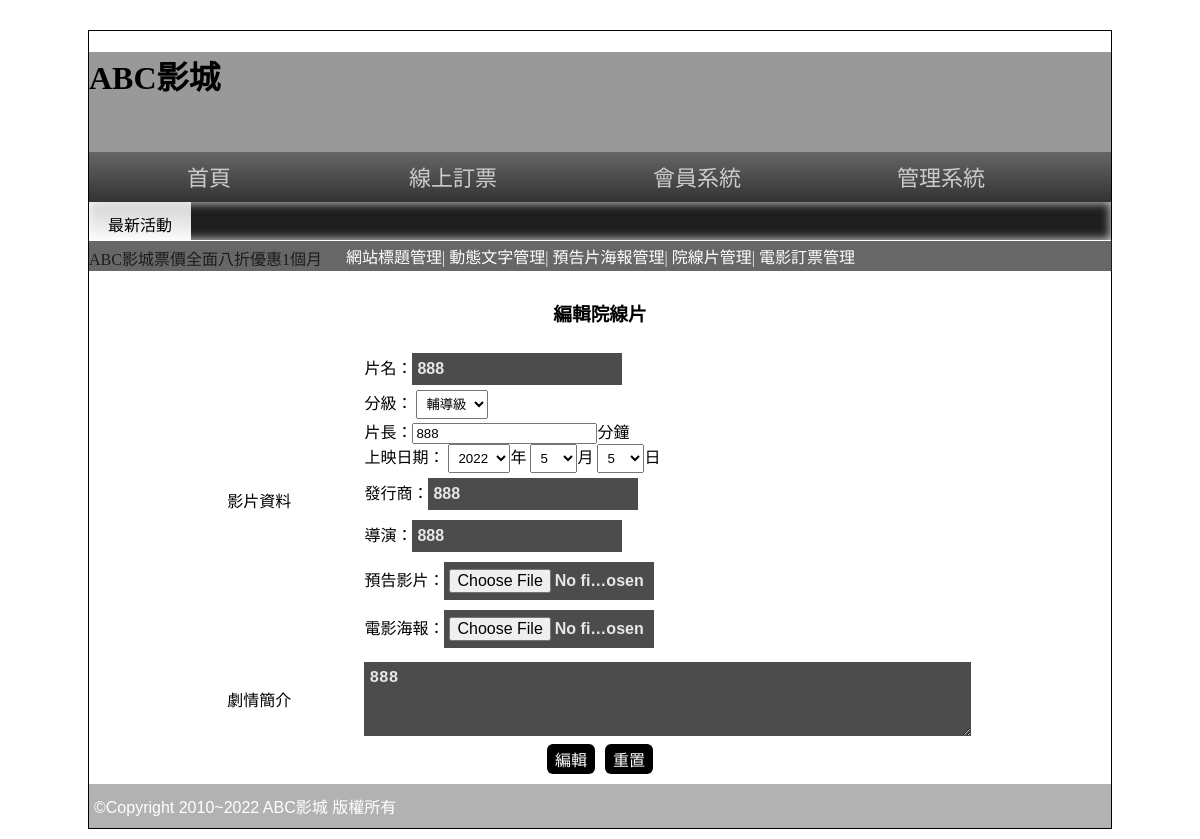
Page /back.php?do=edit_movie&id=4 (signed in) on the committed database.
### tables this page shows
CREATE TABLE `movie` (
  `id` int(11) UNSIGNED NOT NULL,
  `name` varchar(64) NOT NULL,
  `level` varchar(10) NOT NULL,
  `length` int(11) UNSIGNED NOT NULL,
  `ondate` varchar(11) NOT NULL,
  `publish` text NOT NULL,
  `director` text NOT NULL,
  `trailer` text NOT NULL,
  `poster` text NOT NULL,
  `intro` text NOT NULL,
  `rank` int(11) UNSIGNED NOT NULL,
  `sh` int(1) UNSIGNED NOT NULL
);

### base.php (called while the page is built, shortened)
<?php
class DB{
    protected $table;
    protected $dsn="mysql:host=localhost;charset=utf8;dbname=db24_3";
    protected $pdo;
function __construct($table){
    $this->table=$table;
    $this->pdo=new PDO($this->dsn,'root','');
}
function find($id){
    $sql="SELECT * FROM $this->table WHERE ";
        if(is_array($id)){
            foreach($id as $key => $val){
                $tmp[]="`$key`='$val'";
            }
            $sql.= join(" AND ",$tmp);
        }else{
            $sql.= "`id`='$id'";
        }
    return $this->pdo->query($sql)->fetch(PDO::FETCH_ASSOC);
}
}
$Movie=new DB('movie');
?>

### back/edit_movie.php (the view, shortened to what this page needs)
<?php
$row=$Movie->find($_GET['id']);
$year=(int)explode('-',$row['ondate'])[0];
$month=(int)explode('-',$row['ondate'])[1];
$day=(int)explode('-',$row['ondate'])[2];
?>
<h3 class="ct">編輯院線片</h3>
<form action="./api/edit_movie.php" method="post" enctype="multipart/form-data">
<table style="width:75%; margin:auto">
    <tr>
        <td>影片資料</td>
        <td>
            <div><label>片名：</label><input type="text" name="name" value="<?=$row['name'];?>"></div>
            <div><label>分級：</label>
                <select name="level" >
                    <option value="輔導級" <?=($row['level']=='輔導級')?'selected':'';?>>輔導級</option>
                </select>
            </div>
            <div><label>片長：</label><input type="number" name="length" value="<?=$row['length'];?>">分鐘</div>
            <div><label>上映日期：</label>
            <select name="year">
                <option value="2022" <?=($year==2022)?'selected':'';?>>2022</option>
            </select>年
            <select name="month">
                <option value="5" <?=($month==5)?'selected':'';?>>5</option>
            </select>月
            <select name="day">
            <?="<option value='{$day}'>{$day}</option>";?>
            </select>日
            </div>
            <div><label>發行商：</label><input type="text" name="publish" value="<?=$row['publish'];?>"></div>
            <div><label>導演：</label><input type="text" name="director" value="<?=$row['director'];?>"></div>
            <div><label>預告影片：</label><input type="file" name="trailer"></div>
            <div><label>電影海報：</label><input type="file" name="poster"></div>
        </td>
    </tr>
    <tr>
        <td>劇情簡介</td>
        <td><textarea name="intro" style="width:98%;height:60px"><?=$row['intro'];?></textarea></td>
    </tr>
</table>
<div class="ct">
    <input type="submit" value="編輯">
    <input type="reset" value="重置">
</div>
</form>

### css/css.css (style rules this page uses)
select,select option { padding:5px; }
input[type='text'],input[type='file'],input[type='password'],textarea,.button { width:200px; font-size:16px; padding:7px 5px 7px 5px; background:#4C4C4C; color:#E7E7E7; border:none; font:Open Sans,'微軟正黑體'; font-weight:600; margin:5px 0; }
input[type='button'],input[type='submit'],input[type='reset'],button,.button { background:#000; color:#fff; border:none; cursor:pointer; font-size:16px; text-decoration:none; padding: 3px 8px; border-radius: 6px; margin: 0 3px; }
.ct { text-align:center; }

### rows in the picture
movie: name "888", level "輔導級", length "888", year "2022", month "5", day "5", publish "888", director "888", intro "888"
